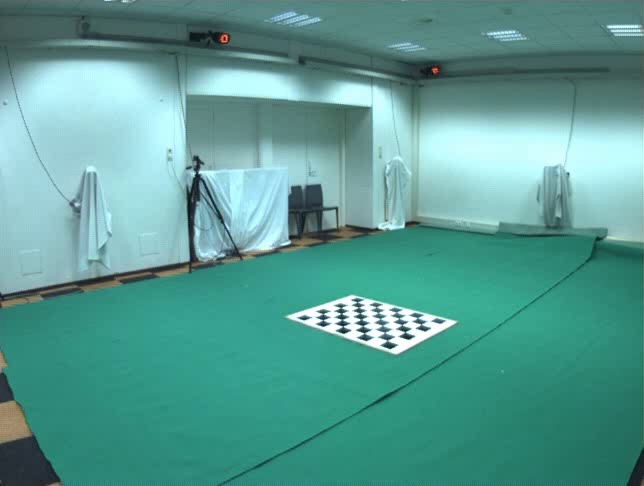
#> input picture data/cam1/board.jpg, 644 x 486 px, given in place of background_avg.jpg, which was not available
$ python -i intrinsics.py   (imports and definitions only)
#> lines starting #> are read from the running program, lines starting #| are printed output that depends on the picture; after the words box and inside, x2 and y2 are one past the last pixel; in counts of white or black regions, pixels touching at a corner belong together; pictures that were not available may be replaced by others from this repository, and a replacement may not be noted
import shutil

from sklearn.mixture import GaussianMixture as GMM
import cv2 as cv
import numpy as np
import os
import glob

# chessboard size
chessboard = (8, 6)
cube_stride = 22

# termination criteria
criteria = (cv.TERM_CRITERIA_EPS + cv.TERM_CRITERIA_MAX_ITER, 30, 0.001)

# Object points definition based on our chessboard
objp = np.zeros((chessboard[1] * chessboard[0], 3), np.float32)
objp[:, :2] = np.mgrid[0:chessboard[0], 0:chessboard[1]].T.reshape(-1, 2)

# Image points definition based on our chessboard
imgp = np.zeros((chessboard[1] * chessboard[0], 2), np.float32)
imgp[:, :2] = np.mgrid[0:chessboard[0], 0:chessboard[1]].T.reshape(-1, 2) * 22

# Arrays to store object points and image points from all the images.
objpoints = []  # 3d points
imgpoints = []  # 2d points

# Global var that controls the click event coordinates
click_coordinates = []


# [33 lines left out: function extrinsics, not called in this run]


"""
The following function extracts a predefined amount of images from a video source
"""


# [15 lines left out: function extract_frames, not called in this run]


"""
Firstly, the images are loaded (for each run)
Then, we try to find the Chessboard corners by using the opencv function 'findChessboardCorners'.
If the algorithm is not able to determine the corners, the user then has to provide manually all 4 chessboard corners
In the end, we calibrate the camera based on the Object points and Image points that we obtain based on the flow that is described above.
"""


# [24 lines left out: function manual_corners, not called in this run]


# TODO; Fix GMM model for the background frame selection

"""
The following function creates a model by averaging the frames that were extracted in extractFrames().
"""


# [8 lines left out: function background_model, not called in this run]
    #     #img = cv.imread(f"./data/cam{camera_num}/background_0.jpg")
    #     img = cv.imread(image)
    #     #gray = cv.cvtColor(img, cv.COLOR_BGR2GRAY)
    #     #print(gray.shape)
    #     print(img.shape)
    #     #Convert MxNx3 image into Kx3 where K=MxN
    #     img2 = img.reshape((-1, 3))  # -1 reshape means, in this case MxN
    #     print(img2.shape)
    #     # covariance choices, full, tied, diag, spherical
    #     gmm_model = GMM(n_components=2, covariance_type='full').fit(img2)  # tied works better than full
    # print(gmm_model.means_)
    # gmm_labels = gmm_model.predict(img2)
    # sample = gmm_model.sample(1)
    # print(sample)

    # # Put numbers back to original shape so we can reconstruct segmented image
    # original_shape = img.shape
    # segmented = gmm_labels.reshape(original_shape[0], original_shape[1])
    # #gray = cv.cvtColor(segmented, cv.COLOR_BGR2GRAY)
    # #cv.imwrite(f"./data/cam{camera_num}/background_0_segtest.jpg", sample)

"""
The following function subtracts the foreground from the image for each camera, by using different types of threshold
techniques and by applying morphological approaches such as dilation
"""


def background_sub(camera_num):
#> called with camera_num = 'data/cam1/board.jpg'
    vid_cap = cv.VideoCapture(fr".\data\cam{camera_num}\video.avi")
    bg_ = cv.imread(f"./data/cam{camera_num}/background_avg.jpg")
#> bg_ is the input picture: shape (486, 644, 3); mean B, G, R 147.4, 155.6, 89.2

    bg_static = cv.cvtColor(bg_, cv.COLOR_BGR2HSV)
#> bg_static: shape (486, 644, 3); mean H, S, V 86.6, 116.1, 157
    while True:
        ret, frame = vid_cap.read()
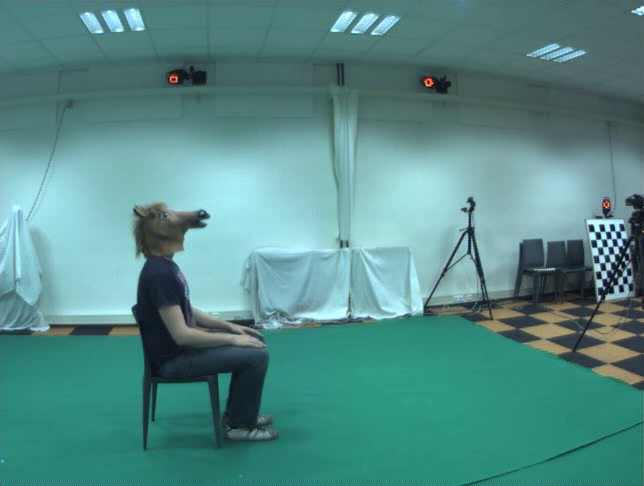
#> input picture frame 42 of data/cam3/video.avi, 644 x 486 px
#> frame is the input picture: shape (486, 644, 3); mean B, G, R 136.1, 139.5, 85.4
        if not ret:
            break
        current_frame = cv.cvtColor(frame, cv.COLOR_BGR2HSV)
#> current_frame: shape (486, 644, 3); mean H, S, V 87.8, 105.5, 142.1

        fg = np.abs(cv.subtract(bg_static, current_frame))
#> fg: shape (486, 644, 3); mean H, S, V 2.7, 20, 29.5

        # Split the forground into three channels H, S, V
        h, s, v = cv.split(fg)
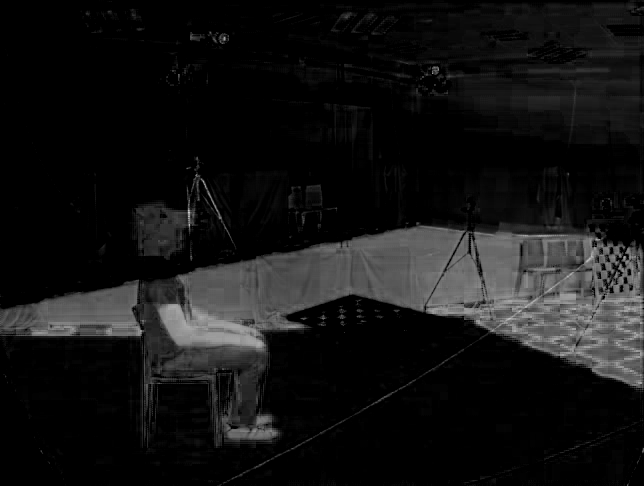
#> s: shape (486, 644); min 0, max 204, mean 20
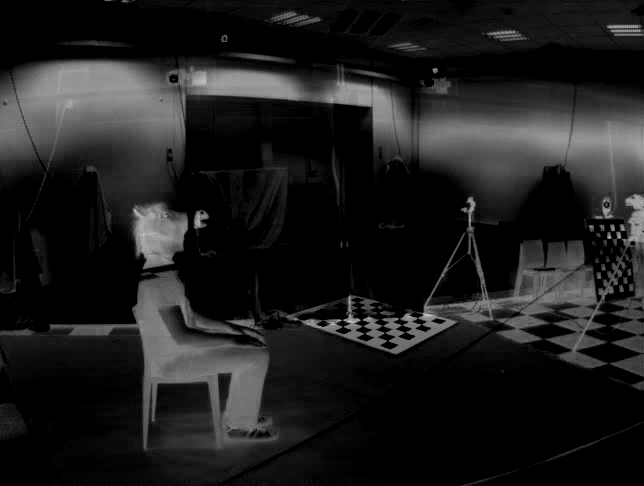
#> v: shape (486, 644); min 0, max 202, mean 29.5

        # Apply Gaussian blur for noise reduction
        blur_v = cv.GaussianBlur(v, (5, 5), 0)
        blur_s = cv.GaussianBlur(s, (5, 5), 0)
        blur_h = cv.GaussianBlur(h, (5, 5), 0)

        # Threshold OTSU
        retv, th_v = cv.threshold(blur_v, 0, 255, cv.THRESH_BINARY + cv.THRESH_OTSU)
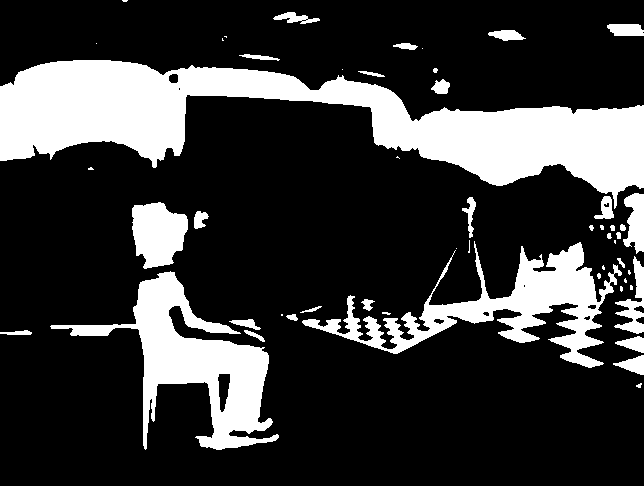
#> th_v: shape (486, 644); 22.2% white; 52 white regions (21 under 20 px), largest, box (x1, y1, x2, y2) and area: (0, 60, 644, 209) 37785, (50, 271, 279, 450) 12592, (302, 241, 622, 368) 10998
#> retv = 54
        rets, th_s = cv.threshold(blur_s, 0, 255, cv.THRESH_BINARY + cv.THRESH_OTSU)
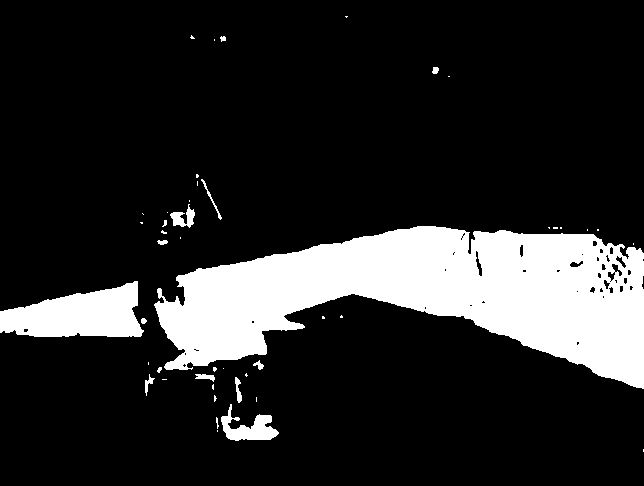
#> th_s: shape (486, 644); 16.4% white; 46 white regions (31 under 20 px), largest, box (x1, y1, x2, y2) and area: (154, 226, 644, 389) 43957, (0, 281, 144, 337) 5415, (221, 404, 279, 441) 981
#> rets = 50
        reth, th_h = cv.threshold(blur_h, 0, 255, cv.THRESH_BINARY + cv.THRESH_OTSU)
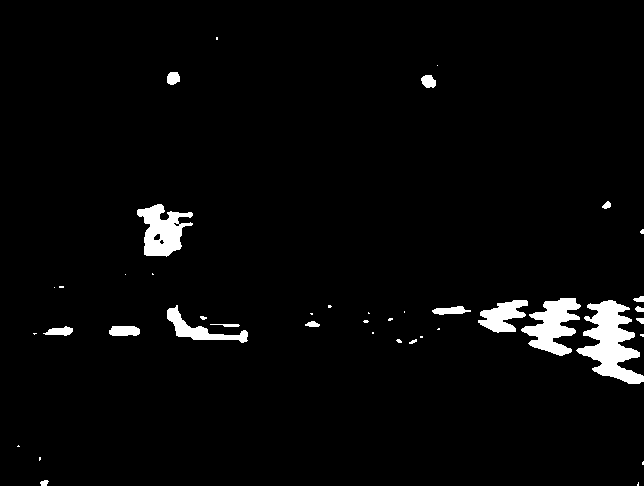
#> th_h: shape (486, 644); 3.1% white; 42 white regions (23 under 20 px), largest, box (x1, y1, x2, y2) and area: (576, 300, 644, 384) 2858, (521, 298, 581, 356) 1847, (137, 204, 193, 257) 1676
#> reth = 25

        # [11 lines of commented-out code are left out]
        kernel = cv.getStructuringElement(cv.MORPH_ELLIPSE, (4, 4))
        morph_v = cv.morphologyEx(th_v, cv.MORPH_OPEN, kernel)
#> morph_v: shape (486, 644); 21.8% white; 44 white regions (7 under 20 px), largest, box (x1, y1, x2, y2) and area: (0, 61, 644, 200) 37712, (72, 272, 280, 451) 12421, (386, 243, 602, 369) 9238
        morph_v = cv.dilate(morph_v, kernel, iterations=5)
#> morph_v: shape (486, 644); 35.7% white; 9 white regions, largest, box (x1, y1, x2, y2) and area: (0, 50, 644, 386) 78998, (47, 198, 290, 461) 26926, (270, 8, 328, 34) 1219
        result_v = cv.bitwise_and(morph_v, morph_v, mask=th_v)
#> result_v: shape (486, 644); 22.1% white; 45 white regions (17 under 20 px), largest, box (x1, y1, x2, y2) and area: (0, 60, 644, 209) 37785, (50, 271, 279, 450) 12592, (302, 242, 622, 368) 10864

        # Channel H
        kernel = cv.getStructuringElement(cv.MORPH_ELLIPSE, (6, 6))
        morph_h = cv.morphologyEx(th_h, cv.MORPH_OPEN, kernel)
#> morph_h: shape (486, 644); 2.8% white; 16 white regions (1 under 20 px), largest, box (x1, y1, x2, y2) and area: (579, 301, 644, 385) 2775, (524, 299, 580, 356) 1791, (138, 205, 183, 257) 1550
        morph_h = cv.dilate(morph_h, kernel, iterations=5)
#> morph_h: shape (486, 644); 9.9% white; 10 white regions, largest, box (x1, y1, x2, y2) and area: (424, 287, 644, 400) 14873, (128, 195, 198, 272) 4430, (158, 298, 264, 358) 4138
        result_h = cv.bitwise_and(morph_h, morph_h, mask=th_h)

        # Channel S
        kernel = cv.getStructuringElement(cv.MORPH_ELLIPSE, (6, 6))
        morph_s = cv.morphologyEx(th_s, cv.MORPH_OPEN, kernel)
#> morph_s: shape (486, 644); 16% white; 5 white regions, box (x1, y1, x2, y2) and area: (156, 227, 644, 389) 43515, (0, 282, 143, 338) 5457, (222, 415, 278, 441) 917, (172, 213, 185, 226) 126, (187, 210, 195, 226) 99
        morph_s = cv.dilate(morph_s, kernel, iterations=5)
#> morph_s: shape (486, 644); 24% white; 3 white regions, box (x1, y1, x2, y2) and area: (0, 217, 644, 404) 69803, (212, 405, 293, 456) 3615, (162, 200, 210, 241) 1699
        result_s = cv.bitwise_and(morph_s, morph_s, mask=th_s)
#> result_s: shape (486, 644); 16.3% white; 25 white regions (16 under 20 px), largest, box (x1, y1, x2, y2) and area: (154, 226, 644, 389) 43939, (0, 281, 144, 337) 5415, (221, 406, 279, 441) 977

        # Mask combination
        fg_s_v = cv.bitwise_or(result_s, result_h)
#> fg_s_v: shape (486, 644); 16.9% white; 27 white regions (15 under 20 px), largest, box (x1, y1, x2, y2) and area: (154, 226, 644, 389) 44002, (0, 281, 144, 337) 5415, (137, 204, 195, 257) 1799
        fg_mask = cv.bitwise_or(result_v, fg_s_v)
#> fg_mask: shape (486, 644); 33.8% white; 34 white regions (17 under 20 px), largest, box (x1, y1, x2, y2) and area: (0, 193, 644, 450) 62856, (0, 60, 644, 209) 37857, (132, 202, 209, 269) 3079

        res = cv.bitwise_and(frame, frame, mask=fg_mask)
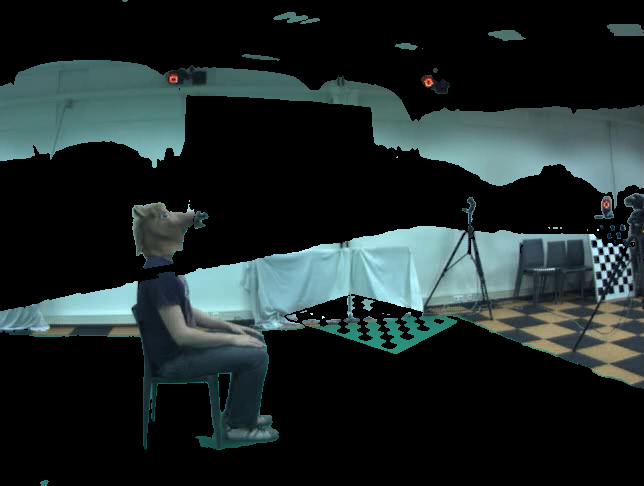
#> res: shape (486, 644, 3); mean B, G, R 40.9, 40.8, 30.2
        cv.imwrite(f'./data/cam{camera_num}/foreground.jpg', fg_mask)
        cv.imwrite(f'./data/cam{camera_num}/horseman_frame.jpg', res)

        # rec_img_dilated = cv.merge([result_h, result_s, result_v])
        # bgr_img = cv.cvtColor(rec_img_dilated, cv.COLOR_HSV2BGR)

        cv.imshow('Current frame with forground mask applied', res)
        cv.imshow('Forground mask', fg_mask)

        k = cv.waitKey(30) & 0xff
#> (key Esc is pressed here)
        if k == 27:
            break
    vid_cap.release()
    cv.destroyAllWindows()


"""
The following function is the implementation of the offline phase of the assignment
Firstly, the images are loaded (for each run)
Then, we try to find the Chessboard corners by using the opencv function 'findChessboardCorners'.
If the algorithm is not able to determine the corners, the frame is skipped
In the end, we calibrate the camera based on the Object points and Image points that we obtain based on the flow that is described above.
"""


# [22 lines left out: function run_offline, not called in this run]


"""
The following function is used to save all the necessary parameters that the calibration function returns during the offline phase.
"""


# [13 lines left out: function save_params, not called in this run]


"""
The following function tracks the click events and plots the coordinates of the points clicked on the image.
"""


# [14 lines left out: function click_event, not called in this run]


"""
The following function transforms the perspective of the image.
"""


# [20 lines left out: function transform_image, not called in this run]

>>> result = background_sub('data/cam1/board.jpg')
